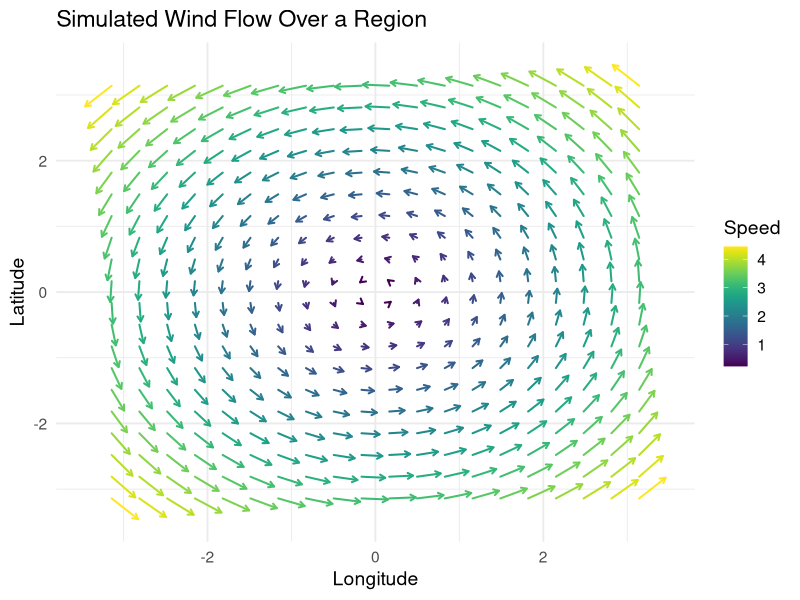

This chart was generated by the following R code:
library(ggplot2)
library(dplyr)
library(viridis)

# Creating a grid of points
grid_size <- 20
x <- seq(-pi, pi, length.out = grid_size)
y <- seq(-pi, pi, length.out = grid_size)
grid <- expand.grid(x = x, y = y)

# Defining vector components for a rotational wind pattern
grid <- grid %>%
  mutate(
    u = -y,        # east-west component (longitude)
    v = x,         # north-south component (latitude)
    speed = sqrt(u^2 + v^2)  # vector magnitude
  )

# Plot using ggplot2
ggplot(grid, aes(x = x, y = y)) +
  geom_segment(aes(xend = x + u * 0.1, yend = y + v * 0.1, color = speed),
               arrow = arrow(length = unit(0.15, "cm")),
               lineend = "round", size = 0.7) +
  scale_color_viridis(name = "Speed", option = "D") +
  labs(
    title = "Simulated Wind Flow Over a Region",
    x = "Longitude",
    y = "Latitude"
  ) +
  theme_minimal(base_size = 14)
